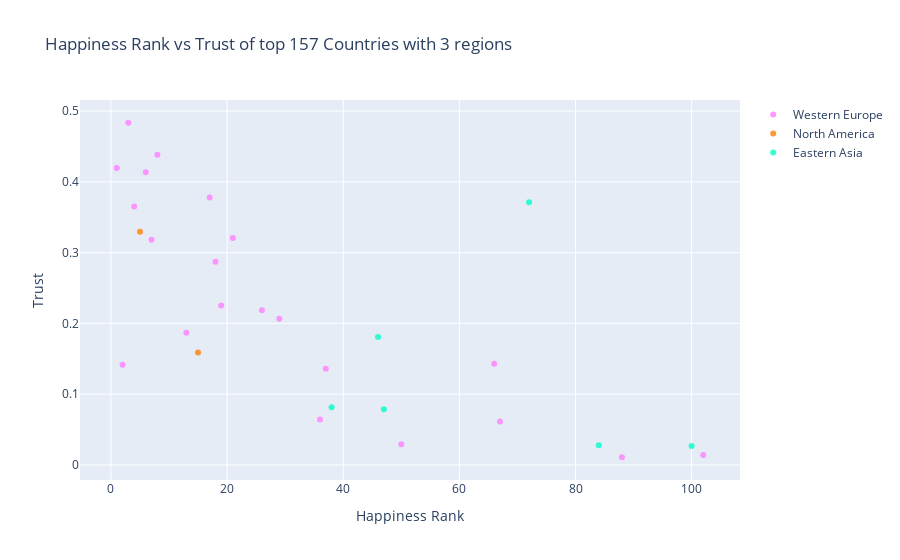

Write notebook code for a chart like this one.
### Markdown cell above
# Scatter Plots

### Code cell
df_WE = data_2015[data_2015.Region == 'Western Europe'].iloc[:158,:]
df_NA = data_2015[data_2015.Region == 'North America'].iloc[:158,:]
df_EA = data_2015[data_2015.Region == 'Eastern Asia'].iloc[:158,:]

# creating trace1
trace1 =go.Scatter(
                    x = df_WE.Happiness_Rank,
                    y = df_WE.Trust,
                    mode = "markers",
                    name = "Western Europe",
                    marker = dict(color = 'rgba(255, 128, 255, 0.8)'),
                    text= df_WE.Country)
# creating trace2
trace2 =go.Scatter(
                    x = df_NA.Happiness_Rank,
                    y = df_NA.Trust,
                    mode = "markers",
                    name = "North America",
                    marker = dict(color = 'rgba(255, 128, 2, 0.8)'),
                    text= df_NA.Country)
# creating trace3
trace3 =go.Scatter(
                    x = df_EA.Happiness_Rank,
                    y = df_EA.Trust,
                    mode = "markers",
                    name = "Eastern Asia",
                    marker = dict(color = 'rgba(0, 255, 200, 0.8)'),
                    text= df_EA.Country)
data = [trace1, trace2, trace3]
layout = dict(title = 'Happiness Rank vs Trust of top 157 Countries with 3 regions',
              xaxis= dict(title= 'Happiness Rank',ticklen= 5,zeroline= False),
              yaxis= dict(title= 'Trust',ticklen= 5,zeroline= False)
             )
fig = dict(data = data, layout = layout)
iplot(fig)

### Figure 1 — Plotly figure (JSON) as saved in the notebook; plotly's stock layout.template omitted (floating-point values rounded to 4 significant figures)
{"data": [{"marker": {"color": "rgba(255, 128, 255, 0.8)"}, "mode": "markers", "name": "Western Europe", "text": ["Switzerland", "Iceland", "Denmark", "Norway", "Finland", "Netherlands", "Sweden", "Austria", "Luxembourg", "Ireland", "Belgium", "United Kingdom", "Germany", "France", "Spain", "Malta", "Italy", "North Cyprus", "Cyprus", "Portugal", "Greece"], "type": "scatter", "x": [1, 2, 3, 4, 6, 7, 8, 13, 17, 18, 19, 21, 26, 29, 36, 37, 50, 66, 67, 88, 102], "y": [0.4198, 0.1414, 0.4836, 0.365, 0.4137, 0.3181, 0.4384, 0.1868, 0.378, 0.287, 0.2254, 0.3207, 0.2184, 0.2065, 0.06398, 0.1359, 0.02901, 0.1428, 0.06146, 0.01078, 0.01397]}, {"marker": {"color": "rgba(255, 128, 2, 0.8)"}, "mode": "markers", "name": "North America", "text": ["Canada", "United States"], "type": "scatter", "x": [5, 15], "y": [0.3296, 0.1589]}, {"marker": {"color": "rgba(0, 255, 200, 0.8)"}, "mode": "markers", "name": "Eastern Asia", "text": ["Taiwan", "Japan", "South Korea", "Hong Kong", "China", "Mongolia"], "type": "scatter", "x": [38, 46, 47, 72, 84, 100], "y": [0.08129, 0.1806, 0.07857, 0.3712, 0.02781, 0.02666]}], "layout": {"title": {"text": "Happiness Rank vs Trust of top 157 Countries with 3 regions"}, "xaxis": {"ticklen": 5, "title": {"text": "Happiness Rank"}, "zeroline": false}, "yaxis": {"ticklen": 5, "title": {"text": "Trust"}, "zeroline": false}}}
